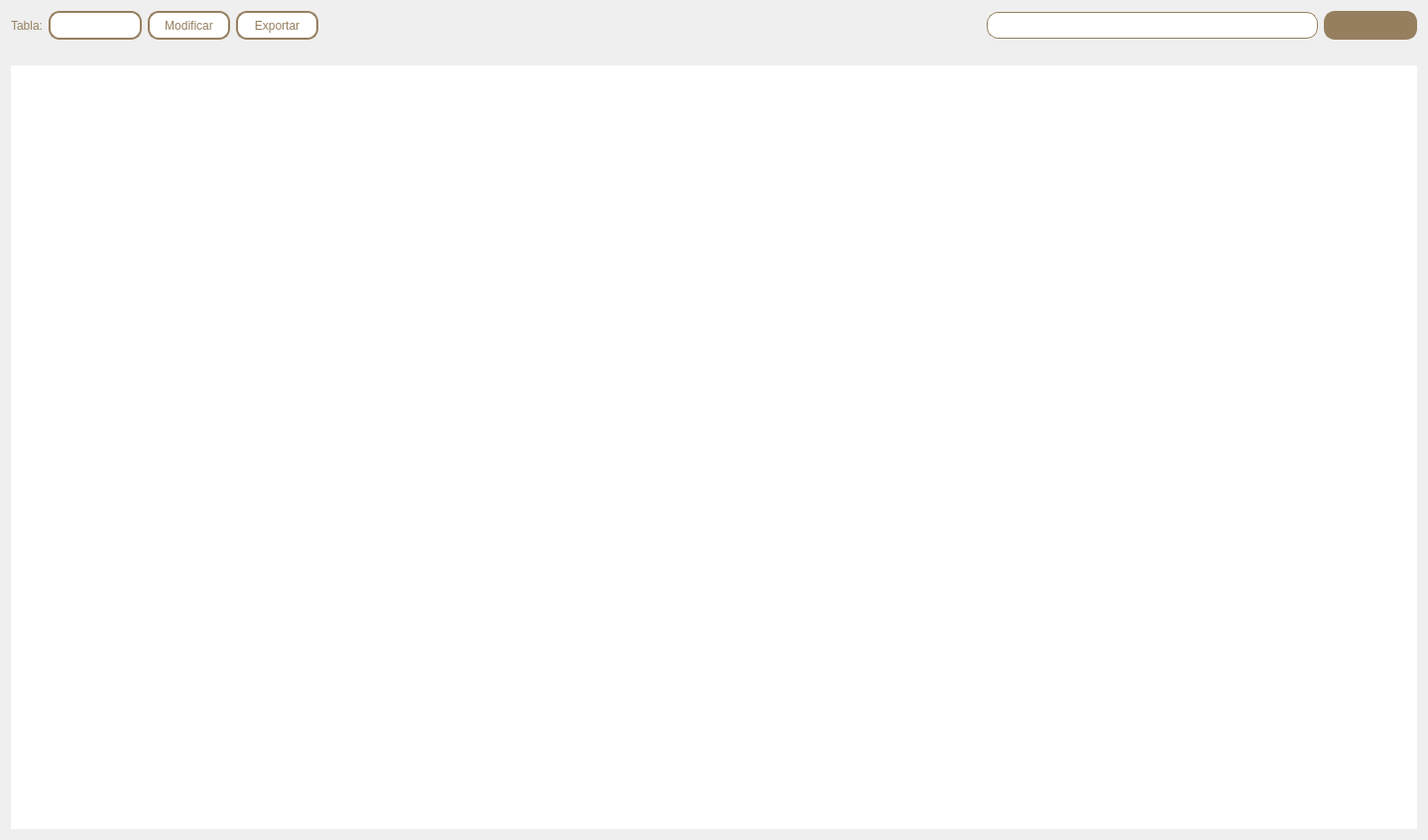
<?xml version="1.0" encoding="UTF-8"?>
<ui version="4.0">
 <class>Form</class>
 <widget class="QWidget" name="Form">
  <property name="geometry">
   <rect>
    <x>0</x>
    <y>0</y>
    <width>1440</width>
    <height>847</height>
   </rect>
  </property>
  <property name="windowTitle">
   <string>Form</string>
  </property>
  <layout class="QVBoxLayout" name="verticalLayout">
   <item>
    <layout class="QHBoxLayout" name="horizontalLayout_3">
     <item>
      <widget class="QLabel" name="label">
       <property name="styleSheet">
        <string notr="true">font: 700 11pt &quot;Segoe UI&quot;;
color: #957F5F;</string>
       </property>
       <property name="text">
        <string>Tabla:</string>
       </property>
      </widget>
     </item>
     <item>
      <widget class="QComboBox" name="tableslist">
       <property name="styleSheet">
        <string notr="true">/* style for the QComboBox */
#tableslist {
border-radius: 11px;
border: 2px solid #957F5F;
background-color: white;
color: #957F5F;
height: 25px;
padding: 0 15px;

}

/* style for drop down area */
#tableslist::drop-down{
border: 0px;
}
/* style for drop down arrow */
#tableslist::down-arrow {
image: url(:/resources/resources/icons/down-arrow-brown.png);
width: 20px;
height: 20px;
margin-right: 15px;
}
/* style for QComboBox after open selcet menu */
#tableslist:on {
border: 1px solid #c2dbfe;
}
/* style for list menu */
#tableslist QListView {
font-size: 12px;
border: 1px solid rgba(0, 0, 0, 10%);
padding: 5px;
background-color: #fff;
outline: 0px;
}

/* style for list items */
#tableslist QListView::item {
padding-left: 10px;
background-color: #fff;
}
#tableslist QListView::item:hover {
background-color: #d3c393;
}
#tableslist QListView::item:selected {
background-color: #d3c393;
}
</string>
       </property>
      </widget>
     </item>
     <item>
      <widget class="QPushButton" name="botonModificar">
       <property name="styleSheet">
        <string notr="true">QPushButton {
border-radius: 11px;
border: 2px solid #957F5F;
background-color: white;
color: #957F5F;
height: 25px;
padding: 0 15px;
}

QPushButton:hover {
	background-color: rgb(116, 91, 47);
	color: rgb(255, 255, 255);
	border: 3px solid  rgb(116, 91, 47);
}

QPushButton:pressed {
    border-style: inset;
    background-color: rgb(103, 80, 41);
	color: rgb(255, 255, 255);
	border: 3px solid  rgb(103, 80, 41);
}</string>
       </property>
       <property name="text">
        <string>Modificar</string>
       </property>
      </widget>
     </item>
     <item>
      <widget class="QPushButton" name="pushButton_2">
       <property name="styleSheet">
        <string notr="true">QPushButton {
border-radius: 11px;
border: 2px solid #957F5F;
background-color: white;
color: #957F5F;
height: 25px;
}

QPushButton:hover {
	background-color: rgb(116, 91, 47);
	color: rgb(255, 255, 255);
	border: 3px solid  rgb(116, 91, 47);
}

QPushButton:pressed {
    border-style: inset;
    background-color: rgb(103, 80, 41);
	color: rgb(255, 255, 255);
	border: 3px solid  rgb(103, 80, 41);
}</string>
       </property>
       <property name="text">
        <string>     Exportar     </string>
       </property>
      </widget>
     </item>
     <item>
      <spacer name="horizontalSpacer">
       <property name="orientation">
        <enum>Qt::Horizontal</enum>
       </property>
       <property name="sizeHint" stdset="0">
        <size>
         <width>40</width>
         <height>20</height>
        </size>
       </property>
      </spacer>
     </item>
     <item>
      <spacer name="horizontalSpacer_2">
       <property name="orientation">
        <enum>Qt::Horizontal</enum>
       </property>
       <property name="sizeHint" stdset="0">
        <size>
         <width>30</width>
         <height>20</height>
        </size>
       </property>
      </spacer>
     </item>
     <item>
      <widget class="QLineEdit" name="line_edit_busqueda_presupuesto">
       <property name="styleSheet">
        <string notr="true">QLineEdit {
border-radius: 11px;
border: 1px solid #957F5F;
background-color: white;
color: #957F5F;
height: 25px;
}
</string>
       </property>
      </widget>
     </item>
     <item>
      <widget class="QComboBox" name="comboBox_busqueda_presupuesto">
       <property name="styleSheet">
        <string notr="true">/* style for the QComboBox */
#comboBox_busqueda_presupuesto {
border-radius: 11px;
border: 2px solid #957F5F;
background-color: #957F5F;
color: white;
height: 25px;
padding: 0 15px;

}

/* style for drop down area */
#comboBox_busqueda_presupuesto::drop-down{
border: 0px;
color: white;
}
/* style for drop down arrow */
#comboBox_busqueda_presupuesto::down-arrow {
image:url(:/resources/resources/icons/search-interface-symbol.png);
width: 20px;
height: 20px;
margin-right: 15px;
}
/* style for QComboBox after open selcet menu */
#comboBox_busqueda_presupuesto:on {
border: 1px solid #c2dbfe;
color: white;
}
/* style for list menu */
#comboBox_busqueda_presupuesto QListView {
font-size: 12px;
border: 1px solid rgba(0, 0, 0, 10%);
padding: 5px;
background-color: #957F5F;
outline: 0px;
color: white;
}

/* style for list items */
#comboBox_busqueda_presupuesto QListView::item {
padding-left: 10px;
color: white;
background-color: #957F5F;
}
#comboBox_busqueda_presupuesto QListView::item:hover {
background-color: #d3c393;
color: white;
}
#comboBox_busqueda_presupuesto QListView::item:selected {
background-color: #d3c393;
color: white;
}
</string>
       </property>
      </widget>
     </item>
    </layout>
   </item>
   <item>
    <layout class="QVBoxLayout" name="verticalLayout_2">
     <property name="leftMargin">
      <number>0</number>
     </property>
     <property name="topMargin">
      <number>0</number>
     </property>
     <item>
      <widget class="QLabel" name="mensaje">
       <property name="styleSheet">
        <string notr="true">color: rgb(149, 163, 255);
font: 11pt &quot;Segoe UI&quot;;</string>
       </property>
       <property name="text">
        <string/>
       </property>
      </widget>
     </item>
    </layout>
   </item>
   <item>
    <layout class="QHBoxLayout" name="horizontalLayout">
     <item>
      <widget class="QTableView" name="tableView">
       <property name="font">
        <font>
         <pointsize>11</pointsize>
        </font>
       </property>
       <property name="styleSheet">
        <string notr="true">QTableView {
border:none;
color:#666666;
}
QHeaderView::section { background-color:#957F5F; color:white; font: 11pt &quot;Segoe UI&quot;;  padding-left:5px; border: 1px solid white;}</string>
       </property>
       <property name="autoScrollMargin">
        <number>30</number>
       </property>
       <property name="showGrid">
        <bool>true</bool>
       </property>
       <property name="gridStyle">
        <enum>Qt::DotLine</enum>
       </property>
       <property name="sortingEnabled">
        <bool>false</bool>
       </property>
       <property name="wordWrap">
        <bool>true</bool>
       </property>
       <property name="cornerButtonEnabled">
        <bool>false</bool>
       </property>
       <attribute name="verticalHeaderCascadingSectionResizes">
        <bool>true</bool>
       </attribute>
      </widget>
     </item>
    </layout>
   </item>
  </layout>
 </widget>
 <resources>
  <include location="resources.qrc"/>
 </resources>
 <connections/>
</ui>
